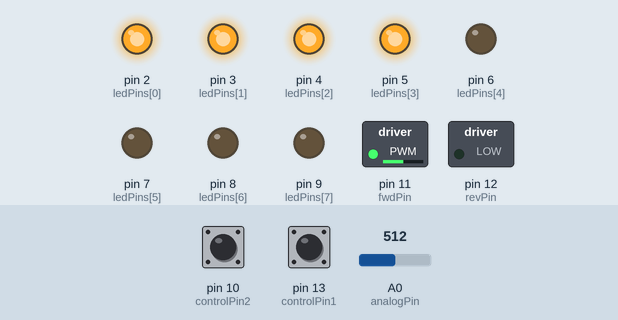
Recording of a sketch running on a simulated Arduino Uno, built with avr-gcc and run on an emulated ATmega328P. Parts: switched loads named in the sketch (green lamp = pin HIGH), output pins drawn as LEDs (lit = HIGH). The test bench sets the inputs (shaded band); at power-on: A0 (analogPin) = 512, pin 13 (controlPin1) HIGH, pin 10 (controlPin2) HIGH.

Above: at 1.2 s.
1.3 s: A0 (analogPin) set to 716
At 2.1 s:
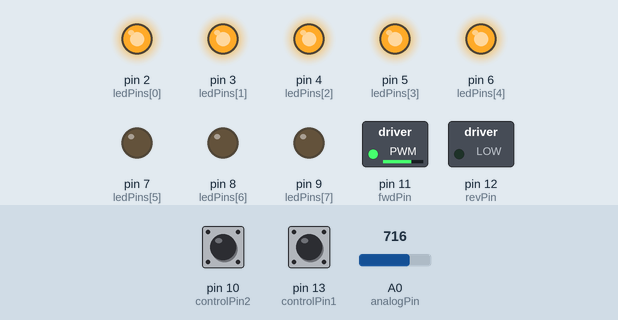
2.8 s: pin 13 (controlPin1) pulled LOW for 0.15 s
At 3.8 s:
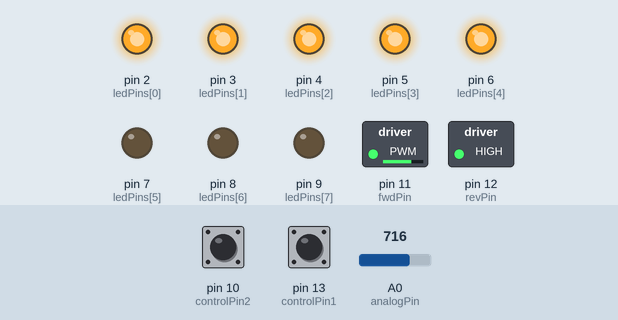
4.4 s: A0 (analogPin) set to 900
At 5.6 s:
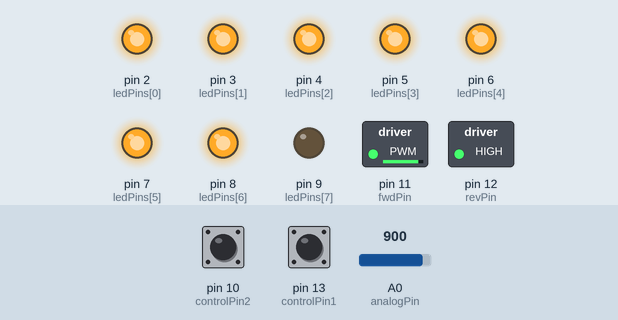
5.9 s: A0 (analogPin) set to 1023
At 6.5 s:
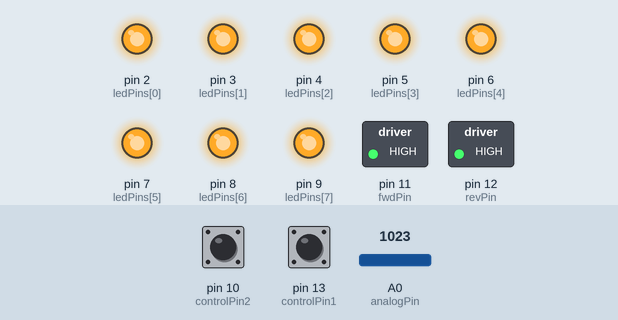
7.4 s: A0 (analogPin) set to 511
At 8.1 s:
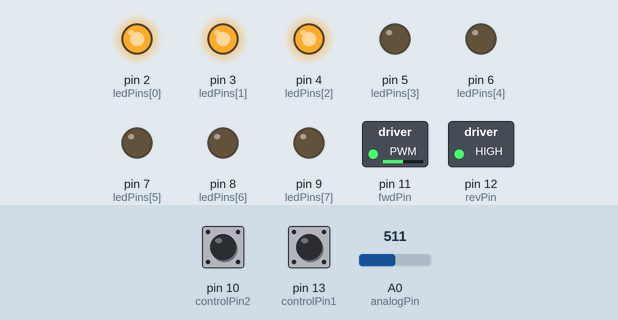
8.9 s: pin 13 (controlPin1) pulled LOW for 1 s
At 10.0 s:
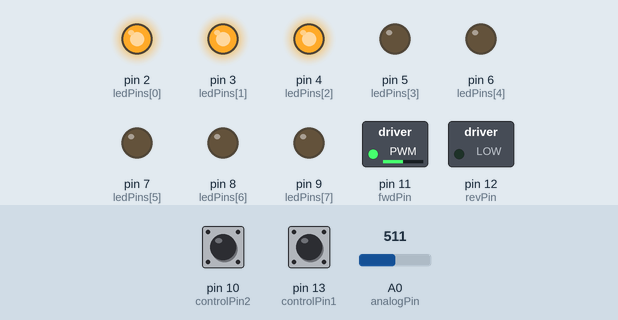
Timing chart, 0 to 11.9 s (numbered marks = the images above; inputs shaded):
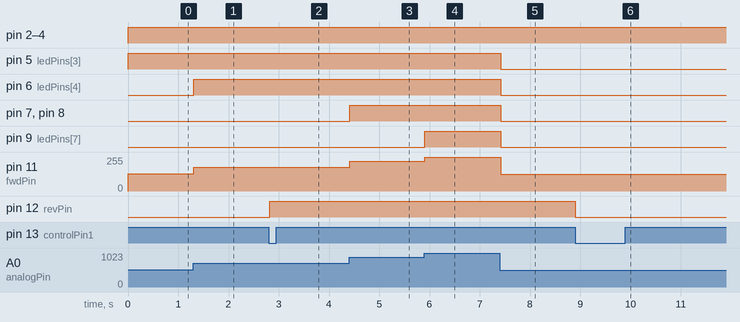

The sketch:

Motor_LED.ino
```cpp
const int analogPin = A0;   // the pin that the potentiometer is attached to
const int ledCount = 8;    // the number of LEDs in the bar graph

int ledPins[] = {
  2, 3, 4, 5, 6, 7, 8, 9,
};   // an array of pin numbers to which LEDs are attached

int fwdPin = 11;
int revPin = 12;
int controlPin1 = 13;
int controlPin2 = 10;

void setup() {
  // loop over the pin array and set them all to output:
  for (int thisLed = 0; thisLed < ledCount; thisLed++) {
    pinMode(ledPins[thisLed], OUTPUT);
  }

  pinMode(fwdPin, OUTPUT);
  pinMode(revPin, OUTPUT);

  pinMode(controlPin1, INPUT_PULLUP);
  pinMode(controlPin2, INPUT_PULLUP);
}

void loop() {
  // read the potentiometer:
  int sensorReading = analogRead(analogPin);
  // map the result to a range from 0 to the number of LEDs:
  int ledLevel = map(sensorReading, 0, 1023, 0, ledCount);

  // loop over the LED array:
  for (int thisLed = 0; thisLed < ledCount; thisLed++) {
    // if the array element's index is less than ledLevel,
    // turn the pin for this element on:
    if (thisLed < ledLevel) {
      digitalWrite(ledPins[thisLed], HIGH);
    }
    // turn off all pins higher than the ledLev:
    else {
      digitalWrite(ledPins[thisLed], LOW);
    }
  }

  //Motor control code
  //Divide analog input by 4 so it can be used in snslogWrite function
  int output = sensorReading / 4;
  if(digitalRead(controlPin1) == HIGH){
    analogWrite(fwdPin, output);
  }else if(digitalRead(controlPin2) == HIGH){
    analogWrite(revPin, output);
  }


  delay(25);
}
```

Measured:
- after the input at 1.3 s, pin 6 (ledPins[4]): LOW → HIGH at once; pin 11 (fwdPin): 128/255 → 179/255 at once
- after the input at 2.8 s, pin 12 (revPin): LOW → HIGH at once
- after the input at 4.4 s, pin 7 (ledPins[5]), pin 8 (ledPins[6]): LOW → HIGH at once; pin 11 (fwdPin): 179/255 → 225/255 at once
- after the input at 5.9 s, pin 9 (ledPins[7]): LOW → HIGH at once; pin 11 (fwdPin): 225/255 → 255/255 at once
- after the input at 7.4 s, pin 5 (ledPins[3]), pin 6 (ledPins[4]), pin 7 (ledPins[5]), pin 8 (ledPins[6]), pin 9 (ledPins[7]): HIGH → LOW at once; pin 11 (fwdPin): 255/255 → 127/255 at once
- after the input at 8.9 s, pin 12 (revPin): HIGH → LOW at once
